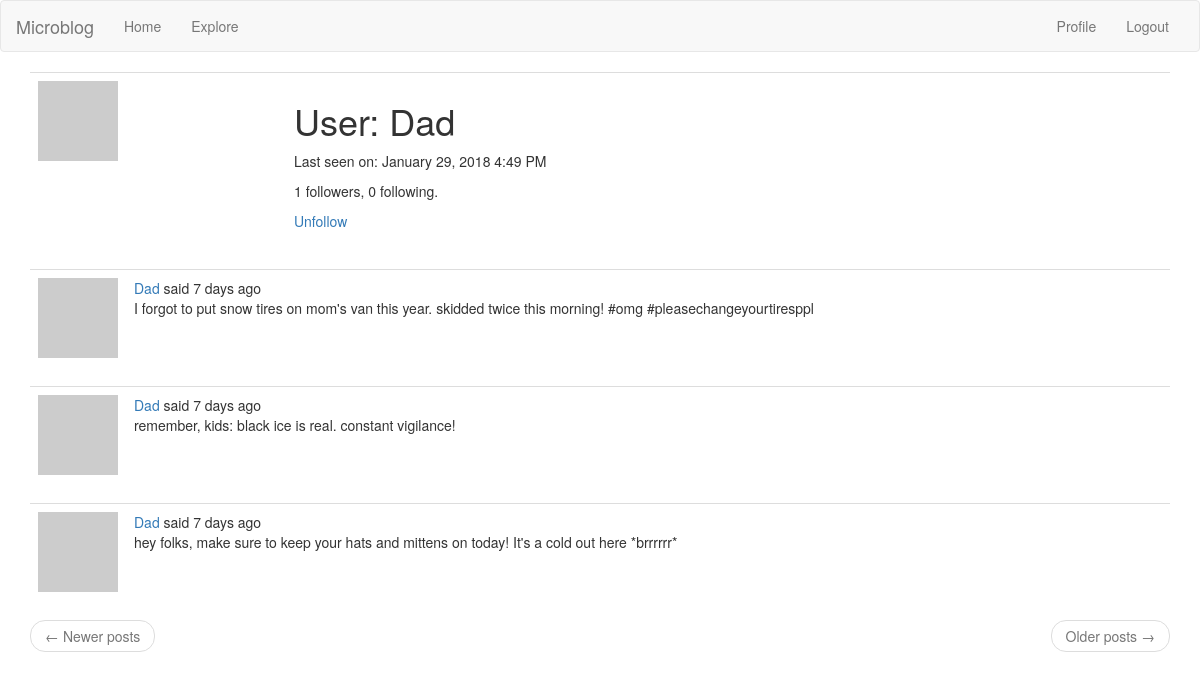
/user/Dad (signed in), run on the app's committed database.
### app/models.py (models this page shows, shortened)
class User(UserMixin, db.Model):
    id = db.Column(db.Integer, primary_key = True)
    username = db.Column(db.String(64), index = True, unique = True)
    email = db.Column(db.String(120), index = True, unique = True)
    password_hash = db.Column(db.String(128))
    posts = db.relationship("Post", backref = "author", lazy = "dynamic")
    about_me = db.Column(db.String(140))
    last_seen = db.Column(db.DateTime, default = datetime.utcnow)
    followed = db.relationship("User", secondary = followers,
    primaryjoin = (followers.c.follower_id == id),
    secondaryjoin = (followers.c.followed_id == id),
    backref = db.backref("followers", lazy = "dynamic"), lazy = "dynamic")
    def avatar(self, size):
        digest = md5(self.email.lower().encode("utf-8")).hexdigest()
        return "https://www.gravatar.com/avatar/{}?d=retro&s={}".format(digest, size)
    def is_following(self, user):
        return self.followed.filter(followers.c.followed_id==user.id).count()>0

class Post(db.Model):
    id = db.Column(db.Integer, primary_key = True)
    body = db.Column(db.String(140))
    timestamp = db.Column(db.DateTime, index = True, default = datetime.utcnow)
    user_id = db.Column(db.Integer, db.ForeignKey("user.id"))

### app/routes.py (the view)
@flaskApp.route("/user/<username>")
@login_required
def user(username):
    user = User.query.filter_by(username = username).first_or_404()
    page = request.args.get("page", 1, type = int)
    posts = user.posts.order_by(Post.timestamp.desc()).paginate(page,
        flaskApp.config["POSTS_PER_PAGE"], False)
    next_url = url_for("user", page = posts.next_num, username = username) if posts.has_next else None
    prev_url = url_for("user", page = posts.prev_num, username = username) if posts.has_prev else None
    return render_template("user.html", user = user, posts = posts.items,
        next_url = next_url, prev_url = prev_url)

### app/models.py (called while the page is built)
@login.user_loader
def load_user(id):
    return User.query.get(int(id))

### app/routes.py (called while the page is built)
@flaskApp.before_request
def before_request():
    if current_user.is_authenticated:
        current_user.last_seen = datetime.utcnow()
        db.session.commit()
    g.locale = str(get_locale())

### app/templates/user.html (shortened to what this page needs)
{% extends "base.html" %}
{% block app_content %}
    <table class = "table table-hover">
        <tr>
        <td width = "256px"><img src = "{{ user.avatar(256) }}"</td>
        <td>
            <h1>{{ _("User") }}: {{ user.username }}</h1>
            {% if user.last_seen %}<p>{{ _("Last seen on") }}: {{ moment(user.last_seen).format("LLL") }}</p>{% endif %}
            <p>{{ _("%(count)d followers", count=user.followers.count()) }}, {{ _("%(count)d following.", count=user.followed.count()) }}</p>
            {% if user == current_user %}
            <p><a href = "{{ url_for('edit_profile') }}">{{ _("Edit your profile") }}</a></p>
            <!-- follow or unfollow buttons, depending on whether current_user is
            already following them. -->
            {% elif not current_user.is_following(user) %}
            <p><a href = "{{ url_for('follow', username = user.username) }}">{{ _("Follow") }}</a></p>
            {% else %}
            <p><a href = "{{ url_for('unfollow', username = user.username) }}">{{ _("Unfollow") }}</a></p>
            {% endif %}
        </td>
        </tr>
    </table>
    {% for post in posts %}
        {% include "_post.html" %}
    {% endfor %}
    <nav aria-label="...">
        <ul class="pager">
            <li class="previous{% if not prev_url %} disabled{% endif %}">
                <a href="{{ prev_url or '#' }}">
                    <span aria-hidden="true">&larr;</span> {{ _("Newer posts") }}
                </a>
            </li>
            <li class="next{% if not next_url %} disabled{% endif %}">
                <a href="{{ next_url or '#' }}">
                    {{ _("Older posts") }} <span aria-hidden="true">&rarr;</span>
                </a>
            </li>
        </ul>
    </nav>
{% endblock %}

### app/templates/_post.html (shortened to what this page needs)
<table class = "table table-hover">
    <tr>
        <td width = "70px">
            <a href = "{{ url_for('user', username = post.author.username) }}">
                <img src = "{{ post.author.avatar(70) }}">
            </a>
        </td>
        <td>
            {{ _("%(username)s said %(when)s",
                username = user_link, when = moment(post.timestamp).fromNow()) }}
            <br>
            {{ post.body }}
        </td>
    </tr>
</table>

### data on the page
User: username "Dad", last_seen "January 29, 2018 4:49 PM"
Post: body "I forgot to put snow tires on mom's van this year. skidded twice this morning! #omg #pleasechangeyourtiresppl"
Post: body "remember, kids: black ice is real. constant vigilance!"
Post: body "hey folks, make sure to keep your hats and mittens on today! It's a cold out here *brrrrrr*"
